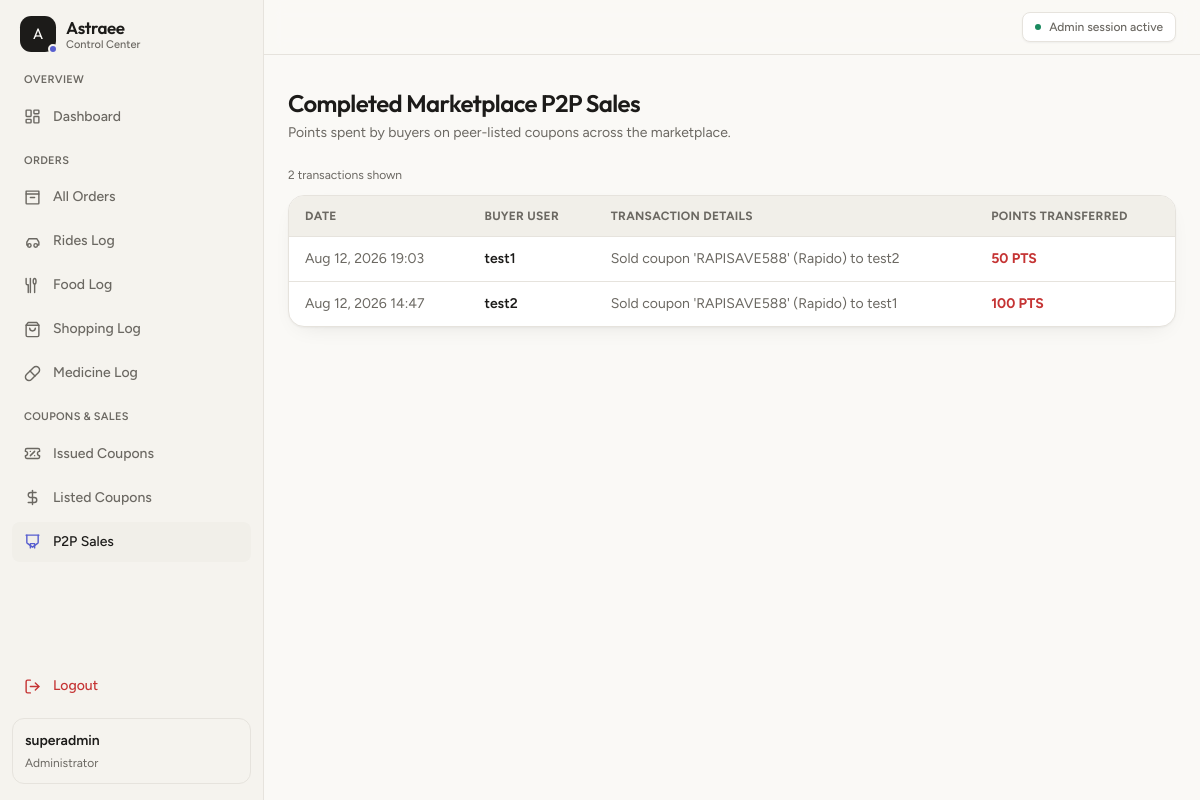
The app's page /ASTRAEAdmin/admin_marketplace_sales/ (signed in) with its own data.
### ASTRAEUser/models.py (models this page shows, shortened)
class Reward(models.Model):
    STATUS_CHOICES = [
        ('earned', 'Earned'),
        ('pending', 'Pending'),
        ('redeemed', 'Redeemed'),
    ]
    user = models.ForeignKey(User, on_delete=models.CASCADE, related_name='rewards')
    order = models.OneToOneField(Order, on_delete=models.CASCADE, null=True, blank=True)
    points_earned = models.IntegerField(default=50)
    description = models.CharField(max_length=255)
    status = models.CharField(max_length=20, choices=STATUS_CHOICES, default='earned')
    rule_key = models.CharField(max_length=50, blank=True, default='')
    created_at = models.DateTimeField(auto_now_add=True)
    class Meta:
        indexes = [models.Index(fields=['user', '-created_at'])]

### ASTRAEAdmin/views.py (the view)
# urls.py: path('admin_marketplace_sales/', views.admin_marketplace_sales_log, name='admin_marketplace_sales_log'),
@staff_member_required
def admin_marketplace_sales_log(request):
    from ASTRAEUser.models import Reward
    sales_history = Reward.objects.filter(description__icontains="Sold coupon").order_by('-created_at')
    return render(request, "Admin/admin_marketplace_sales.html", {'sales_history': sales_history})

### Templates/Admin/admin_marketplace_sales.html (shortened to what this page needs)
{% extends "Admin/base_admin.html" %}
{% load static %}
{% block content %}
<div class="mb-6">
  <h1 class="font-display text-2xl font-semibold tracking-tight">Completed Marketplace P2P Sales</h1>
  <p class="mt-1 text-sm text-muted-foreground">Points spent by buyers on peer-listed coupons across the marketplace.</p>
</div>
<div class="mb-3 flex items-center justify-between">
  <span class="text-xs text-muted-foreground">{{ sales_history|length }} transaction{{ sales_history|length|pluralize }} shown</span>
</div>
<div class="overflow-hidden rounded-2xl border border-border bg-surface shadow-soft">
  <div class="overflow-x-auto">
    <table class="w-full min-w-[640px] border-collapse text-sm">
      <thead>
        <tr class="bg-secondary text-left text-xs font-semibold uppercase tracking-wide text-muted-foreground">
          <th class="px-4 py-3">Date</th>
          <th class="px-4 py-3">Buyer User</th>
          <th class="px-4 py-3">Transaction Details</th>
          <th class="px-4 py-3">Points Transferred</th>
        </tr>
      </thead>
      <tbody>
        {% for s in sales_history %}
        <tr class="border-t border-border transition-colors hover:bg-secondary/50">
          <td class="px-4 py-3 text-muted-foreground">{{ s.created_at|date:"M d, Y H:i" }}</td>
          <td class="px-4 py-3 font-semibold text-foreground">{{ s.user.username }}</td>
          <td class="px-4 py-3 text-muted-foreground">{{ s.description }}</td>
          <td class="px-4 py-3 font-bold text-destructive">{{ s.points_earned }} PTS</td>
        </tr>
        {% empty %}
        <tr>
          <td colspan="4" class="px-4 py-6 text-center text-muted-foreground">No marketplace transactions completed yet.</td>
        </tr>
        {% endfor %}
      </tbody>
    </table>
  </div>
</div>
{% endblock %}

### Templates/Admin/base_admin.html (shortened to what this page needs)
{% load static %}
<!DOCTYPE html>
<html lang="en">
<head>
<script src="https://cdn.tailwindcss.com"></script>
</head>
<body class="min-h-dvh bg-background text-foreground lg:flex">
{% with current_url=request.resolver_match.url_name current_category=request.GET.category %}
<aside class="sticky top-0 hidden h-dvh w-[16.5rem] shrink-0 flex-col border-r border-border bg-sidebar px-3 py-4 lg:flex overflow-y-auto">
  <div class="px-2 pb-1">
    <a href="{% url 'adminhome' %}" class="flex items-center gap-2.5 rounded-lg">
      <span class="relative grid size-9 shrink-0 place-items-center rounded-[0.7rem] bg-foreground text-background">
        <span class="font-display text-[0.95rem] leading-none">A</span>
        <span class="absolute -right-0.5 -bottom-0.5 size-2.5 rounded-full border-2 border-sidebar bg-primary"></span>
      </span>
      <span class="flex flex-col leading-tight">
        <span class="font-display text-[1.0625rem] font-semibold tracking-tight">Astraee</span>
        <span class="text-[0.6875rem] font-medium text-muted-foreground">Control Center</span>
      </span>
    </a>
  </div>
  <nav class="mt-4 flex flex-col gap-4">
    <div>
      <p class="px-3 pb-2 text-[0.6875rem] font-semibold uppercase tracking-wide text-muted-foreground">Overview</p>
      <div class="flex flex-col gap-1">
        <a href="{% url 'adminhome' %}"
           class="flex items-center gap-3 rounded-lg px-3 py-2.5 text-sm font-medium transition-colors
                  {% if current_url == 'adminhome' %}bg-secondary text-foreground{% else %}text-muted-foreground hover:bg-secondary/70 hover:text-foreground{% endif %}">
          <svg xmlns="http://www.w3.org/2000/svg" width="17" height="17" viewBox="0 0 24 24" fill="none" stroke="currentColor" stroke-width="2" stroke-linecap="round" stroke-linejoin="round"
               class="{% if current_url == 'adminhome' %}text-primary{% endif %}"><rect width="7" height="9" x="3" y="3" rx="1"/><rect width="7" height="5" x="14" y="3" rx="1"/><rect width="7" height="9" x="14" y="12" rx="1"/><rect width="7" height="5" x="3" y="16" rx="1"/></svg>
          <span class="truncate">Dashboard</span>
        </a>
      </div>
    </div>
    <div>
      <p class="px-3 pb-2 text-[0.6875rem] font-semibold uppercase tracking-wide text-muted-foreground">Orders</p>
      <div class="flex flex-col gap-1">
        <a href="{% url 'admin_orders_log' %}?category=all"
           class="flex items-center gap-3 rounded-lg px-3 py-2.5 text-sm font-medium transition-colors
                  {% if current_url == 'admin_orders_log' and current_category == 'all' %}bg-secondary text-foreground{% else %}text-muted-foreground hover:bg-secondary/70 hover:text-foreground{% endif %}">
          <svg xmlns="http://www.w3.org/2000/svg" width="17" height="17" viewBox="0 0 24 24" fill="none" stroke="currentColor" stroke-width="2" stroke-linecap="round" stroke-linejoin="round"
               class="{% if current_url == 'admin_orders_log' and current_category == 'all' %}text-primary{% endif %}"><path d="M3 3h18v4H3z"/><path d="M3 7v13a1 1 0 0 0 1 1h16a1 1 0 0 0 1-1V7"/><path d="M9 12h6"/></svg>
          <span class="truncate">All Orders</span>
        </a>
        <a href="{% url 'admin_orders_log' %}?category=ride"
           class="flex items-center gap-3 rounded-lg px-3 py-2.5 text-sm font-medium transition-colors
                  {% if current_url == 'admin_orders_log' and current_category == 'ride' %}bg-secondary text-foreground{% else %}text-muted-foreground hover:bg-secondary/70 hover:text-foreground{% endif %}">
          <svg xmlns="http://www.w3.org/2000/svg" width="17" height="17" viewBox="0 0 24 24" fill="none" stroke="currentColor" stroke-width="2" stroke-linecap="round" stroke-linejoin="round"
               class="{% if current_url == 'admin_orders_log' and current_category == 'ride' %}text-primary{% endif %}"><path d="M19 17h2v-4l-3-5H7L4 13v4h2"/><circle cx="7.5" cy="17.5" r="2.5"/><circle cx="16.5" cy="17.5" r="2.5"/></svg>
          <span class="truncate">Rides Log</span>
        </a>
        <a href="{% url 'admin_orders_log' %}?category=food"
           class="flex items-center gap-3 rounded-lg px-3 py-2.5 text-sm font-medium transition-colors
                  {% if current_url == 'admin_orders_log' and current_category == 'food' %}bg-secondary text-foreground{% else %}text-muted-foreground hover:bg-secondary/70 hover:text-foreground{% endif %}">
          <svg xmlns="http://www.w3.org/2000/svg" width="17" height="17" viewBox="0 0 24 24" fill="none" stroke="currentColor" stroke-width="2" stroke-linecap="round" stroke-linejoin="round"
               class="{% if current_url == 'admin_orders_log' and current_category == 'food' %}text-primary{% endif %}"><path d="M3 2v7c0 1.1.9 2 2 2h1v11"/><path d="M9 2v20"/><path d="M15 2c-1.1 0-2 1.79-2 4s.9 4 2 4 2-1.79 2-4-.9-4-2-4z"/><path d="M15 10v12"/></svg>
          <span class="truncate">Food Log</span>
        </a>
        <a href="{% url 'admin_orders_log' %}?category=shopping"
           class="flex items-center gap-3 rounded-lg px-3 py-2.5 text-sm font-medium transition-colors
                  {% if current_url == 'admin_orders_log' and current_category == 'shopping' %}bg-secondary text-foreground{% else %}text-muted-foreground hover:bg-secondary/70 hover:text-foreground{% endif %}">
          <svg xmlns="http://www.w3.org/2000/svg" width="17" height="17" viewBox="0 0 24 24" fill="none" stroke="currentColor" stroke-width="2" stroke-linecap="round" stroke-linejoin="round"
               class="{% if current_url == 'admin_orders_log' and current_category == 'shopping' %}text-primary{% endif %}"><path d="M6 2 3 6v14a2 2 0 0 0 2 2h14a2 2 0 0 0 2-2V6l-3-4Z"/><path d="M3 6h18"/><path d="M16 10a4 4 0 0 1-8 0"/></svg>
          <span class="truncate">Shopping Log</span>
        </a>
        <a href="{% url 'admin_orders_log' %}?category=medicine"
           class="flex items-center gap-3 rounded-lg px-3 py-2.5 text-sm font-medium transition-colors
                  {% if current_url == 'admin_orders_log' and current_category == 'medicine' %}bg-secondary text-foreground{% else %}text-muted-foreground hover:bg-secondary/70 hover:text-foreground{% endif %}">
          <svg xmlns="http://www.w3.org/2000/svg" width="17" height="17" viewBox="0 0 24 24" fill="none" stroke="currentColor" stroke-width="2" stroke-linecap="round" stroke-linejoin="round"
               class="{% if current_url == 'admin_orders_log' and current_category == 'medicine' %}text-primary{% endif %}"><path d="m10.5 20.5 10-10a4.95 4.95 0 1 0-7-7l-10 10a4.95 4.95 0 1 0 7 7Z"/><path d="m8.5 8.5 7 7"/></svg>
          <span class="truncate">Medicine Log</span>
        </a>
      </div>
    </div>
    <div>
      <p class="px-3 pb-2 text-[0.6875rem] font-semibold uppercase tracking-wide text-muted-foreground">Coupons &amp; Sales</p>
      <div class="flex flex-col gap-1">
        <a href="{% url 'admin_issued_coupons_log' %}"
           class="flex items-center gap-3 rounded-lg px-3 py-2.5 text-sm font-medium transition-colors
                  {% if current_url == 'admin_issued_coupons_log' %}bg-secondary text-foreground{% else %}text-muted-foreground hover:bg-secondary/70 hover:text-foreground{% endif %}">
          <svg xmlns="http://www.w3.org/2000/svg" width="17" height="17" viewBox="0 0 24 24" fill="none" stroke="currentColor" stroke-width="2" stroke-linecap="round" stroke-linejoin="round"
               class="{% if current_url == 'admin_issued_coupons_log' %}text-primary{% endif %}"><path d="M2 9a3 3 0 1 1 0 6v2a2 2 0 0 0 2 2h16a2 2 0 0 0 2-2v-2a3 3 0 1 1 0-6V7a2 2 0 0 0-2-2H4a2 2 0 0 0-2 2Z"/><path d="M9 9h.01"/><path d="m15 9-6 6"/><path d="M15 15h.01"/></svg>
          <span class="truncate">Issued Coupons</span>
        </a>
        <a href="{% url 'admin_open_sale_coupons_log' %}"
           class="flex items-center gap-3 rounded-lg px-3 py-2.5 text-sm font-medium transition-colors
                  {% if current_url == 'admin_open_sale_coupons_log' %}bg-secondary text-foreground{% else %}text-muted-foreground hover:bg-secondary/70 hover:text-foreground{% endif %}">
          <svg xmlns="http://www.w3.org/2000/svg" width="17" height="17" viewBox="0 0 24 24" fill="none" stroke="currentColor" stroke-width="2" stroke-linecap="round" stroke-linejoin="round"
               class="{% if current_url == 'admin_open_sale_coupons_log' %}text-primary{% endif %}"><path d="M12 2v20"/><path d="M17 5H9.5a3.5 3.5 0 0 0 0 7h5a3.5 3.5 0 0 1 0 7H6"/></svg>
          <span class="truncate">Listed Coupons</span>
        </a>
        <a href="{% url 'admin_marketplace_sales_log' %}"
           class="flex items-center gap-3 rounded-lg px-3 py-2.5 text-sm font-medium transition-colors
                  {% if current_url == 'admin_marketplace_sales_log' %}bg-secondary text-foreground{% else %}text-muted-foreground hover:bg-secondary/70 hover:text-foreground{% endif %}">
          <svg xmlns="http://www.w3.org/2000/svg" width="17" height="17" viewBox="0 0 24 24" fill="none" stroke="currentColor" stroke-width="2" stroke-linecap="round" stroke-linejoin="round"
               class="{% if current_url == 'admin_marketplace_sales_log' %}text-primary{% endif %}"><path d="M3 3h18"/><path d="M4 3v10.5a1 1 0 0 0 .38.78L12 20l7.62-5.72a1 1 0 0 0 .38-.78V3"/><path d="M9 21v-6h6v6"/></svg>
          <span class="truncate">P2P Sales</span>
        </a>
      </div>
    </div>
  </nav>
  <div class="mt-auto space-y-3 pt-4">
    <a href="{% url 'user_logout' %}"
       class="flex items-center gap-3 rounded-lg px-3 py-2.5 text-sm font-medium text-destructive transition-colors hover:bg-destructive/10">
      <svg xmlns="http://www.w3.org/2000/svg" width="17" height="17" viewBox="0 0 24 24" fill="none" stroke="currentColor" stroke-width="2" stroke-linecap="round" stroke-linejoin="round"><path d="m16 17 5-5-5-5"/><path d="M21 12H9"/><path d="M9 21H5a2 2 0 0 1-2-2V5a2 2 0 0 1 2-2h4"/></svg>
      <span class="truncate">Logout</span>
    </a>
    <div class="rounded-xl border border-border bg-surface-muted p-3">
      <p class="text-sm font-semibold">{{ user.first_name|default:user.username }}</p>
      <p class="mt-1 truncate text-xs text-muted-foreground">Administrator</p>
    </div>
  </div>
</aside>
<div class="flex min-w-0 flex-1 flex-col">
  <header class="sticky top-0 z-40 border-b border-border glass">
    <div class="flex items-center gap-2 px-4 py-3 sm:px-6">
      <span class="ml-auto hidden items-center gap-2 rounded-lg border border-border bg-surface px-3 py-1.5 text-xs font-medium text-muted-foreground shadow-sm md:flex">
        <span class="size-1.5 rounded-full bg-success"></span>
        Admin session active
      </span>
    </div>
  </header>
  <main class="mx-auto w-full max-w-[84rem] flex-1 px-4 py-6 pb-28 sm:px-6 sm:py-8 lg:pb-10">
    {% block content %}{% endblock %}
  </main>
</div>
{% endwith %}
</body>
</html>

### Templates/Admin/base_admin.html (style rules this page uses)
body { font-family: 'Figtree', sans-serif; background: #faf9f6; color: #1c1b19; }
.font-display { font-family: 'Outfit', sans-serif; }
.glass { background: rgba(250,249,246,0.8); backdrop-filter: blur(10px); -webkit-backdrop-filter: blur(10px); }

### records on screen
Reward: created_at "Aug 12, 2026 19:03", user.username "test1", description "Sold coupon 'RAPISAVE588' (Rapido) to test2", points_earned "50"
Reward: created_at "Aug 12, 2026 14:47", user.username "test2", description "Sold coupon 'RAPISAVE588' (Rapido) to test1", points_earned "100"

### other values on screen
{{ user.first_name|default:user.username }} "superadmin"
{{ sales_history|length }} "2"
